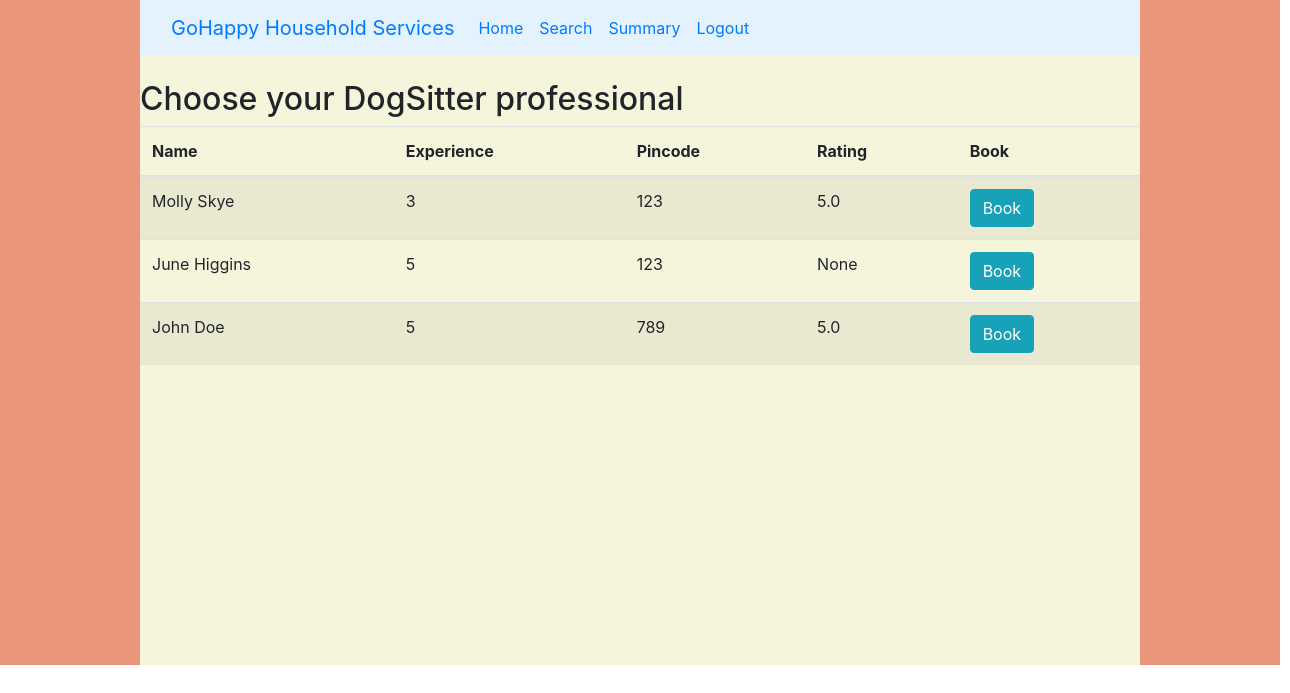
Screenshot of /dashb_customer/1/DogSitter with the database file from the repository.
### application/models.py (models this page shows)
class Professionals(db.Model):
    userid=db.Column(db.Integer(), nullable=False, primary_key=True)
    fullname=db.Column(db.String(), nullable=False)
    contactno=db.Column(db.Integer(), nullable=False)
    emailid=db.Column(db.String(), nullable=False, unique = True)
    pswd=db.Column(db.String(), nullable=False)
    service=db.Column(db.String(), nullable=False)
    experience=db.Column(db.Integer(), nullable=False)
    address=db.Column(db.String(), nullable=False)
    searchaddress=db.Column(db.String(), nullable=False)
    pincode=db.Column(db.Integer(), nullable=False)
    avg_rating=db.Column(db.Float(), nullable=True)
    docs=db.Column(db.String, nullable=True)
    rating_sum=db.Column(db.Integer(), nullable=True)
    ratings_count=db.Column(db.Integer(), nullable=True)
    active=db.Column(db.String(), nullable=False)
    servicerequest = db.relationship('Servicerequest', backref='professionals')

### application/controllers.py (the view)
@app.route('/dashb_customer/<int:userid>/<servicename>', methods=['GET', 'POST'])
def dashbcservice(userid, servicename):
    listofprofessionals=Professionals.query.filter_by(service=servicename)
    return render_template('services.html', list=listofprofessionals, id=userid, service=servicename)

### templates/services.html (shortened to what this page needs)
<!DOCTYPE html>
<html lang="en">
<head>
    <link href="https://stackpath.bootstrapcdn.com/bootstrap/4.5.2/css/bootstrap.min.css" rel="stylesheet">
    <link rel="stylesheet" href="/static/dashb.css">
</head>
<body>
<div id = "main">
<div id = "box">
    <nav class="navbar navbar-expand-lg bg-body-tertiary" style="background-color: #e3f2fd;">
        <div class="container-fluid">
        <a class="navbar-brand" href="#">GoHappy Household Services</a>
        <div class="collapse navbar-collapse" id="navbarNavAltMarkup">
        <div class="navbar-nav">
        <a class="nav-link active" aria-current="page" href="/dashb_customer/{{id}}">Home</a>
        <a class="nav-link" href="/search_customer/{{id}}">Search</a>
        <a class="nav-link" href="/summary_customer/{{id}}">Summary</a>
        <a class="nav-link" href="/login_customer">Logout</a>
        </div>
        </div>
        </div>
    </nav>
    <form action="/book/{{id}}" method="post">
        <br>
        <h2>Choose your {{service}} professional</h2>
        {% if list %}
        <table class ="table table-striped">
        <thead>
        <tr>
        <th scope="col"> Name </th>
        <th scope="col"> Experience </th>
        <th scope="col"> Pincode </th>
        <th scope="col"> Rating </th>
        <th scope="col"> Book </th>
        </tr>
        </thead>
        <tbody>
        {% for l in list %}
        {% if l.active == "True"%}
            <tr>
            <td>{{l.fullname}}</td>
            <td>{{l.experience}}</td>
            <td>{{l.pincode}}</td>
            <td>{{l.avg_rating}}</td>
            <td><button type="submit" class="btn btn-info" value = "{{l.userid}}" name = "profesid">Book</button></td>
            </tr>
        {% endif %}
        {% endfor %}
        </tbody>
        </table>
        {% else %}
        <h1>No Profesionals</h1>
        {% endif %}
    </form>
</div>
</div>
</body>
</html>

### static/dashb.css (style rules this page uses)
#main { background-color:darksalmon; width:1280px; min-height:665px; height:auto; }
#box { background-color: beige; width:auto; min-height:665px; height: auto; margin-left: 140px; margin-right: 140px; }

### rows the page displays
Professionals: fullname "Molly Skye", experience "3", pincode "123", avg_rating "5.0", {{ l.userid }} 5 (drawn)
Professionals: fullname "June Higgins", experience "5", pincode "123", avg_rating "None", {{ l.userid }} 7 (drawn)
Professionals: fullname "John Doe", experience "5", pincode "789", avg_rating "5.0", {{ l.userid }} 9 (drawn)

### other values shown
{{ service }} "DogSitter"
